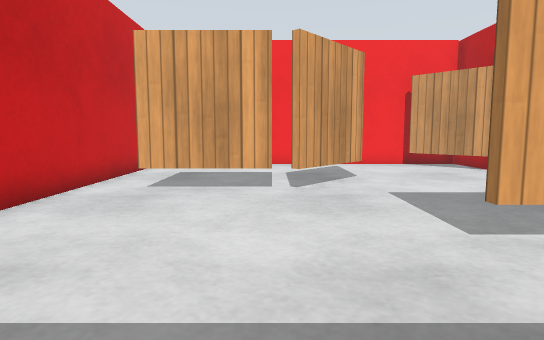
View 1 (above)

12 first-person views from a walk through a robot-simulator world made for Gazebo. The camera is 0.64 m above the floor, tilts 6° down and sees 75° across. The floor is counted in squares, 0.5 m on a side. Each view is taken from the middle of a square. On the plan, view 1 faces up. The plan holds only what a view shows up to about 15 squares ahead; the rest is blank. Gazebo's built-in surfaces are drawn with simple patterns.

View 2
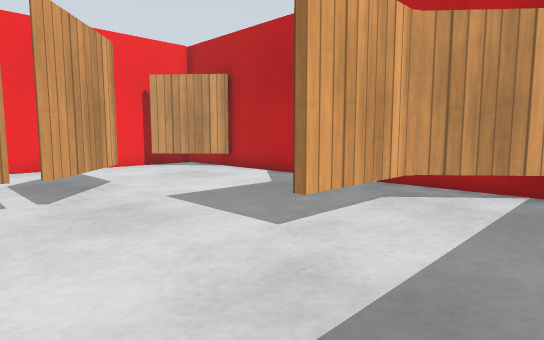

View 3
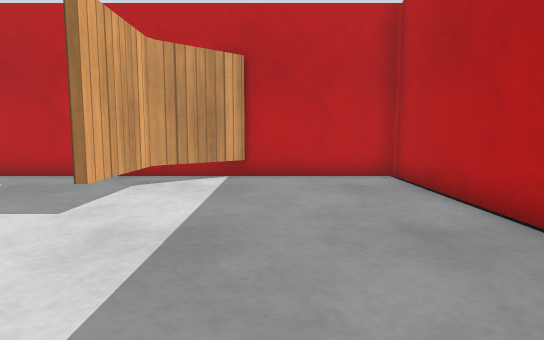

View 4
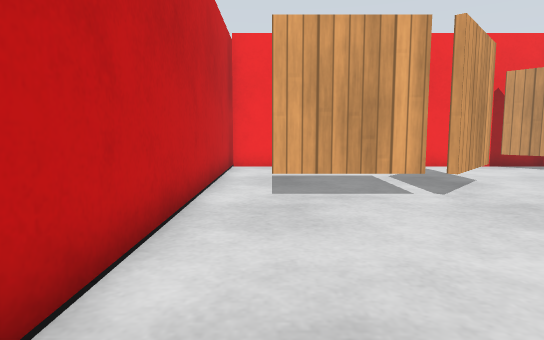

View 5
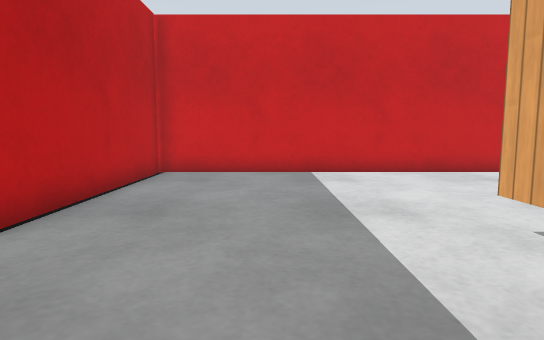

View 6
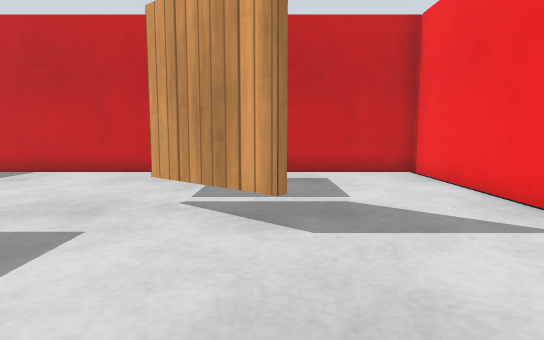

View 7
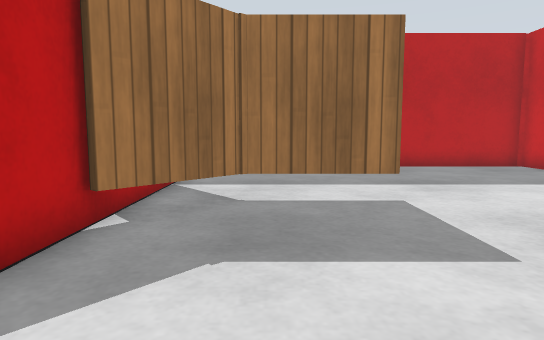

View 8
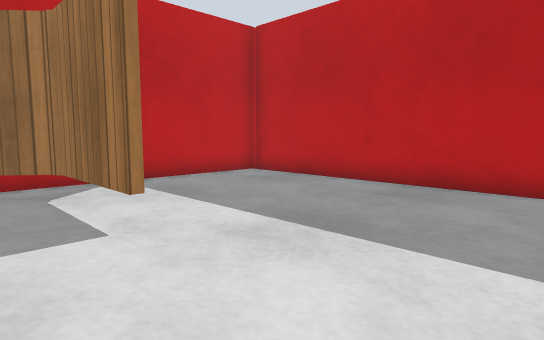

View 9
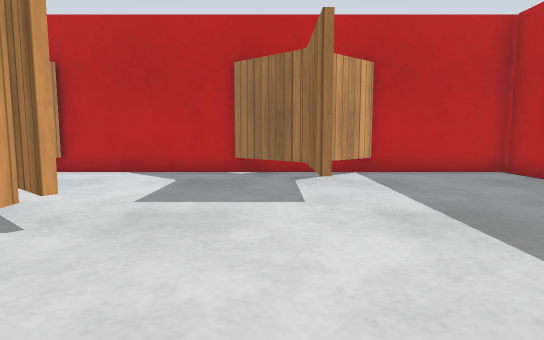

View 10
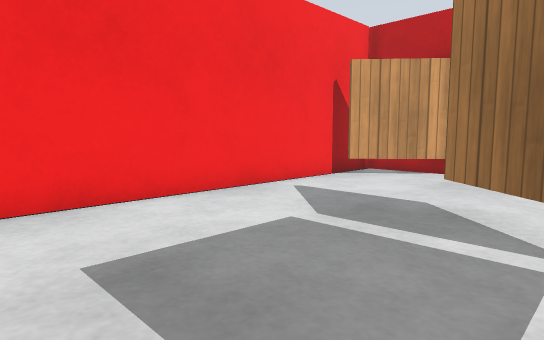

View 11
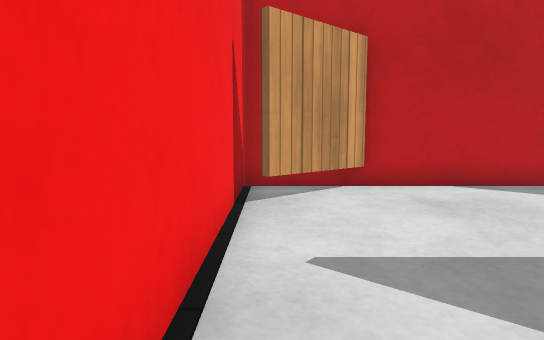

View 12
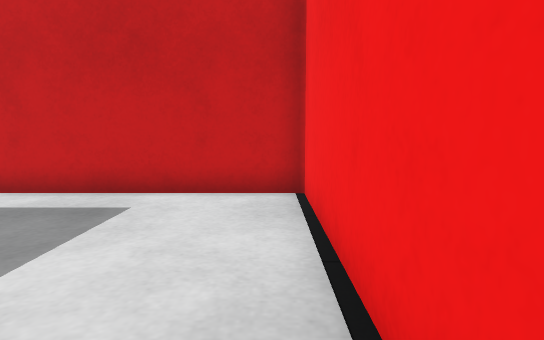

### Floor plan
Key: @ floor where view 1 was taken; # wall or solid block; . floor; T thing the floor can be seen under or through.
Columns run from 5 left of view 1 to 8 right of it. Each row starts with its distance up from view 1.
 15 #############
 14 #..........##
 13 #...........##
 12 #...........##
 11 #............#
 10 #......T.....#
  9 #.....TT.....#
  8 #.TTTTT......#
  7 #............#
  6 #...........##
  5 #...........##
  4 #.......TTTT#
  3 #...........##
  2 #...........##
  1 #............#
  0 #....@.......#
 -1 #............#
 -2 #............#
 -3 ##############

Positions as (right, up) in squares from view 1, and headings:
1: (0, 0), facing up
2: (-1, 1), facing up-right
3: (-3, 1), facing right
4: (-3, 1), facing up
5: (7, 1), facing left
6: (7, 10), facing left
7: (5, 11), facing down
8: (-2, 6), facing down-right
9: (-4, 5), facing right
10: (-4, 8), facing up-right
11: (-1, 14), facing right
12: (3, 14), facing left
